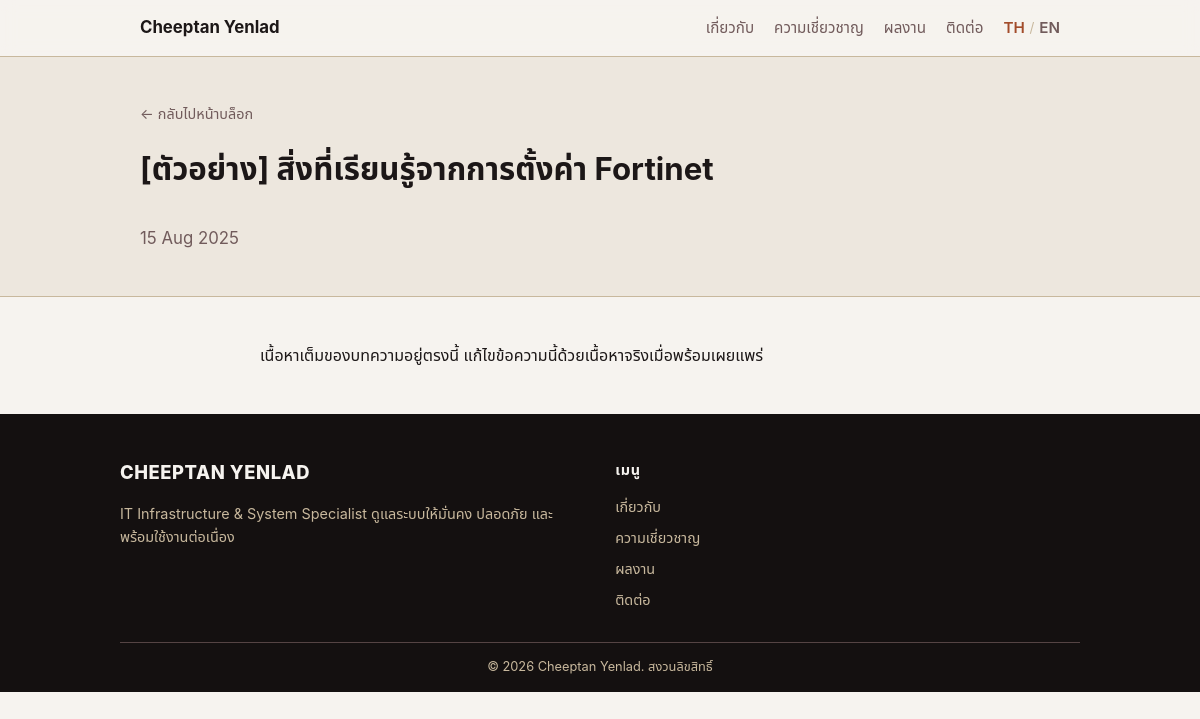
The app's page /blog-post.php?slug=sample-fortinet-lessons-learned with its own data.
### tables this page shows
CREATE TABLE IF NOT EXISTS blog_posts (
    id INT UNSIGNED AUTO_INCREMENT PRIMARY KEY,
    slug VARCHAR(160) NOT NULL UNIQUE,
    title_th VARCHAR(255) NOT NULL,
    title_en VARCHAR(255) NOT NULL,
    excerpt_th VARCHAR(500) NOT NULL,
    excerpt_en VARCHAR(500) NOT NULL,
    content_th TEXT NOT NULL,
    content_en TEXT NOT NULL,
    status ENUM('draft', 'published') NOT NULL DEFAULT 'draft',
    published_at DATETIME NULL,
    created_at TIMESTAMP NOT NULL DEFAULT CURRENT_TIMESTAMP,
    updated_at TIMESTAMP NOT NULL DEFAULT CURRENT_TIMESTAMP ON UPDATE CURRENT_TIMESTAMP
);

### includes/lang.php (called while the page is built, shortened)
<?php
function resolve_site_language(): string
{
    return SITE_DEFAULT_LANGUAGE;
}

### includes/db.php (called while the page is built, shortened)
<?php
function get_db(): PDO
{
    static $pdo = null;
    if ($pdo === null) {
        $host = env_get('DB_HOST') ?: 'localhost';
        $dbname = env_get('DB_NAME') ?: 'p1_home_blog';
        $user = env_get('DB_USER') ?: 'root';
        $pass = env_get('DB_PASS') ?: '';
        $pdo = new PDO(
            "mysql:host={$host};dbname={$dbname};charset=utf8mb4",
            $user,
            $pass,
            [
                PDO::ATTR_ERRMODE => PDO::ERRMODE_EXCEPTION,
                PDO::ATTR_DEFAULT_FETCH_MODE => PDO::FETCH_ASSOC,
            ]
        );
    }
    return $pdo;
}

### blog-post.php (the view, shortened to what this page needs)
<?php
require __DIR__ . '/includes/lang.php';
$lang = resolve_site_language();
$all = require __DIR__ . '/config.php';
$data = $all[$lang];
$ui = $data['ui'];
$blog = $data['blog'];
$currentPage = 'blog';
require __DIR__ . '/includes/db.php';
$titleCol = $lang === 'en' ? 'title_en' : 'title_th';
$contentCol = $lang === 'en' ? 'content_en' : 'content_th';
$slug = $_GET['slug'] ?? '';
$post = null;
$dbError = false;
try {
    $stmt = get_db()->prepare(
        "SELECT slug, {$titleCol} AS title, {$contentCol} AS content, published_at
         FROM blog_posts
         WHERE slug = :slug AND status = 'published'
         LIMIT 1"
    );
    $stmt->execute(['slug' => $slug]);
    $post = $stmt->fetch();
    $post = $post ?: null;
} catch (PDOException $e) {
    $dbError = true;
}
require __DIR__ . '/includes/header.php';
?>
<section class="page-hero">
    <div class="container">
        <a class="back-link" href="blog.php">&larr; <?= htmlspecialchars($blog['back_to_list']) ?></a>
        <?php if ($post): ?>
            <h1 class="section-title"><?= htmlspecialchars($post['title']) ?></h1>
            <p class="page-hero-subtitle"><?= htmlspecialchars(date('d M Y', strtotime($post['published_at']))) ?></p>
        <?php endif; ?>
    </div>
</section>
<section class="blog-post-section">
    <div class="container">
        <?php if ($dbError): ?>
            <p class="blog-state"><?= htmlspecialchars($blog['error_state']) ?></p>
        <?php elseif (!$post): ?>
            <p class="blog-state"><?= htmlspecialchars($blog['not_found']) ?></p>
        <?php else: ?>
            <article class="blog-post-content">
                <?= nl2br(htmlspecialchars($post['content'])) ?>
            </article>
        <?php endif; ?>
    </div>
</section>
<?php require __DIR__ . '/includes/footer.php'; ?>

### includes/header.php (shortened to what this page needs)
<?php $currentPage = $currentPage ?? 'home'; ?>
<!DOCTYPE html>
<html lang="<?= htmlspecialchars($lang) ?>">
<head>
    <link rel="stylesheet" href="assets/css/style.css">
</head>
<body>
<header class="site-header">
    <nav class="nav">
        <a class="nav-brand" href="<?= $currentPage === 'home' ? '#top' : 'index.php' ?>"><?= htmlspecialchars($data['site_name']) ?></a>
        <ul class="nav-links" id="nav-links">
            <li><a href="index.php#about"><?= htmlspecialchars($ui['nav_about']) ?></a></li>
            <li><a href="index.php#competencies"><?= htmlspecialchars($ui['nav_competencies']) ?></a></li>
            <li><a href="index.php#achievements"><?= htmlspecialchars($ui['nav_achievements']) ?></a></li>
            <li><a href="index.php#contact"><?= htmlspecialchars($ui['nav_contact']) ?></a></li>
            <li class="nav-lang-switch">
                <a href="?lang=th" class="<?= $lang === 'th' ? 'is-active' : '' ?>">TH</a>
                <span aria-hidden="true">/</span>
                <a href="?lang=en" class="<?= $lang === 'en' ? 'is-active' : '' ?>">EN</a>
            </li>
        </ul>
    </nav>
</header>
<main id="top">

### includes/footer.php (shortened to what this page needs)
</main>
<footer class="site-footer-wrap">
    <div class="footer-main">
        <div class="container footer-columns">
            <div class="footer-col">
                <h3 class="footer-brand"><?= htmlspecialchars($data['site_name']) ?></h3>
                <p><?= htmlspecialchars($data['footer_about']) ?></p>
            </div>
            <div class="footer-col">
                <h3 class="footer-col-title"><?= htmlspecialchars($ui['footer_menu_title']) ?></h3>
                <nav class="footer-nav">
                    <a href="index.php#about"><?= htmlspecialchars($ui['nav_about']) ?></a>
                    <a href="index.php#competencies"><?= htmlspecialchars($ui['nav_competencies']) ?></a>
                    <a href="index.php#achievements"><?= htmlspecialchars($ui['nav_achievements']) ?></a>
                    <a href="index.php#contact"><?= htmlspecialchars($ui['nav_contact']) ?></a>
                </nav>
            </div>
        </div>
        <div class="container footer-bottom">
            <p>&copy; <?= date('Y') ?> <?= htmlspecialchars($data['site_name']) ?>. <?= htmlspecialchars($ui['footer_rights']) ?></p>
        </div>
    </div>
</footer>
</body>
</html>

### records on screen
blog_posts: title_th "[ตัวอย่าง] สิ่งที่เรียนรู้จากการตั้งค่า Fortinet", published_at "15 Aug 2025", content_th "เนื้อหาเต็มของบทความอยู่ตรงนี้ แก้ไขข้อความนี้ด้วยเนื้อหาจริงเมื่อพร้อมเผยแพร่"

### other values on screen
$data['site_name'] "Cheeptan Yenlad"
$ui['nav_about'] "เกี่ยวกับ"
$ui['nav_competencies'] "ความเชี่ยวชาญ"
$ui['nav_achievements'] "ผลงาน"
$ui['nav_contact'] "ติดต่อ"
$blog['back_to_list'] "กลับไปหน้าบล็อก"
$data['site_name'] "CHEEPTAN YENLAD"
$data['footer_about'] "IT Infrastructure & System Specialist ดูแลระบบให้มั่นคง ปลอดภัย และพร้อมใช้งานต่อเนื่อง"
$ui['footer_menu_title'] "เมนู"
$ui['footer_rights'] "สงวนลิขสิทธิ์"
